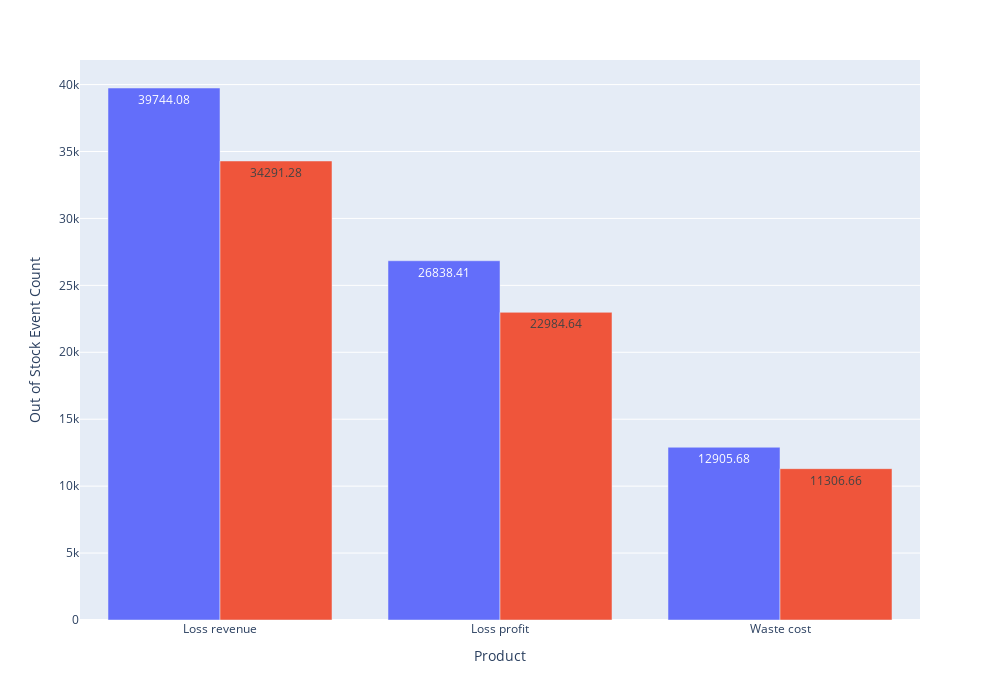

The notebook cell this image was saved under:
### Code cell
import plotly.express as px
fig = px.bar(results, x="Metric", y='values', color="Method", barmode='group', text="values")
fig.update_layout(showlegend=False, xaxis_title="Product",
    yaxis_title="Out of Stock Event Count",width=1000,
    height=700, title={
                'y':0.9,
        'x':0.5,
        'xanchor': 'center',
        'yanchor': 'top'},
        paper_bgcolor='rgba(0,0,0,0)')
fig.show()

### Figure 1 — Plotly figure (JSON) as saved in the notebook; plotly's stock layout.template omitted (floating-point values rounded to 4 significant figures)
{"data": [{"alignmentgroup": "True", "hovertemplate": "Method=Actual<br>Metric=%{x}<br>values=%{text}<extra></extra>", "legendgroup": "Actual", "marker": {"color": "#636efa"}, "name": "Actual", "offsetgroup": "Actual", "orientation": "v", "showlegend": true, "text": [39740.0, 26840.0, 12910.0], "textposition": "auto", "type": "bar", "x": ["Loss revenue", "Loss profit", "Waste cost"], "xaxis": "x", "y": [39740.0, 26840.0, 12910.0], "yaxis": "y"}, {"alignmentgroup": "True", "hovertemplate": "Method=Predicted w/discounts<br>Metric=%{x}<br>values=%{text}<extra></extra>", "legendgroup": "Predicted w/discounts", "marker": {"color": "#EF553B"}, "name": "Predicted w/discounts", "offsetgroup": "Predicted w/discounts", "orientation": "v", "showlegend": true, "text": [34290.0, 22980.0, 11310.0], "textposition": "auto", "type": "bar", "x": ["Loss revenue", "Loss profit", "Waste cost"], "xaxis": "x", "y": [34290.0, 22980.0, 11310.0], "yaxis": "y"}], "layout": {"barmode": "group", "height": 700, "legend": {"title": {"text": "Method"}, "tracegroupgap": 0}, "margin": {"t": 60}, "paper_bgcolor": "rgba(0,0,0,0)", "showlegend": false, "title": {"x": 0.5, "xanchor": "center", "y": 0.9, "yanchor": "top"}, "width": 1000, "xaxis": {"anchor": "y", "domain": [0, 1], "title": {"text": "Product"}}, "yaxis": {"anchor": "x", "domain": [0, 1], "title": {"text": "Out of Stock Event Count"}}}}
